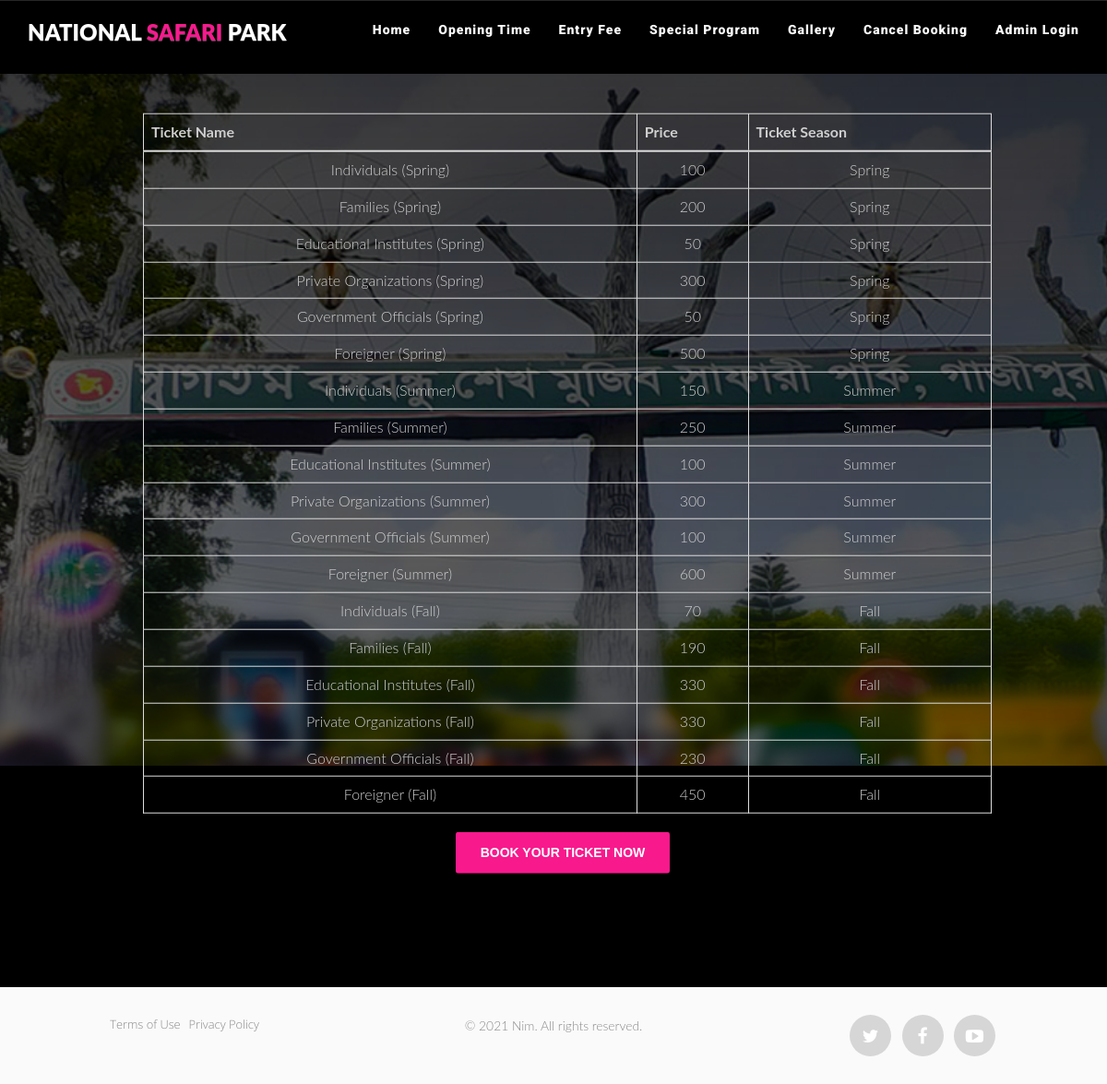
/entryFee.php, run on the app's committed database.
### tables this page shows
CREATE TABLE `ticket` (
  `ticket_id` int(11) NOT NULL AUTO_INCREMENT,
  `ticket_name` varchar(35) NOT NULL,
  `ticket_price` int(255) NOT NULL,
  `season` varchar(13) NOT NULL,
  PRIMARY KEY (`ticket_id`)
);

### entryFee.php (the view, shortened to what this page needs)
<!DOCTYPE html>
<html>
<head>
<link rel="stylesheet" type="text/css" href="library/font-awesome-4.3.0/css/font-awesome.min.css">
<link rel="stylesheet" type="text/css" href="css/animate.css">
<link rel="stylesheet" type="text/css" href="css/owl.carousel.css">
<link rel="stylesheet" type="text/css" href="css/owl.theme.css">
<link rel="stylesheet" type="text/css" href="css/magnific-popup.css">
<link rel="stylesheet" type="text/css" href="library/bootstrap/css/bootstrap-theme.min.css">
<link rel="stylesheet" type="text/css" href="library/bootstrap/css/bootstrap.css">
<link rel="stylesheet" type="text/css" href="css/style.css">
<link rel="stylesheet" type="text/css" href="css/responsive.css">
<link rel="stylesheet" type="text/css" href="css/color/rose.css">
</head>
<body>
<div class="wrapper">
<?php
include_once('includes/navbar.php');
include_once('database/easyConnection.php');
?>
<section class="main-heading" id="home">
<div class="overlay">
<div class="container">
<div class="row">
<div class="main-heading-content col-md-12 col-sm-12 text-center">
<br>
<br>
<br>
<br>
<br>
<br>
<br>
<br>
<br>
<br>
<h1 class="main-heading-title"><span class="main-element themecolor" data-elements="  Entry Ticket Price, Entry Ticket Price, Entry Ticket Price"></span></h1>
<br>
<br>
<br>
<div class="container-fluid ">
<div class="container">
<div class="col-md-1">
    </div>
	<div class="col-md-10">
        <br>
		<table id="myTable-book" class="table table-bordered table-hover" cellspacing="0" width="100%">
	    <thead>
	    <tr>
	        <th>Ticket Name</th>
			<th>Price</th>
			<th>Ticket Season</th>
	    </tr>
	    </thead>
        <tbody>
        <?php
        $query = "SELECT * FROM `ticket` ORDER BY `ticket_id` ASC";
        $tickets = mysqli_query($con,$query);
        ?>
        <?php foreach($tickets as $row): ?>
    		<tr>
                <td><?php echo $row['ticket_name']; ?></td>
    			<td><?php echo $row['ticket_price']; ?></td>
				<td><?php echo $row['season']; ?></td>
    		</tr>
        <?php endforeach; ?>
        </tbody>
    </table>
	</div>
	<div class="btn-bar">
		<a href="reserved.php" class="btn btn-custom theme_background_color">Book Your Ticket Now</a>
    </div>
</div>
</div>
</div>
</div>
</div>
</div>
</div>
<br>
<br>
<br>
<br>
<br>
<br>
<br>
<br>
<br>
<br>
</body>
<?php
include_once('includes/footer.php');
?>
</body>
</html>

### css/style.css (style rules this page uses)
* { padding: 0; margin: 0; vertical-align: baseline; }
html { -webkit-font-smoothing:antialiased; }
body,div,dl,dt,dd,ul,ol,li,h1,h2,h3,h4,h5,h6,pre,form,fieldset,p,blockquote,hr,th,td { margin:0; padding:0; }
body { color: #fff; font: normal 16px "Roboto", "Helvetica Neue", Helvetica, Arial, sans-serif; font-weight: 300; background-color: #000; overflow-x: hidden; line-height: 1.5; font-family: 'Lato', sans-serif; text-rendering: optimizeLegibility !important; -webkit-font-smoothing: antialiased !important; }
a { text-decoration: none !important; transition:all 0.3s linear; -webkit-transition:all 0.3s linear; -moz-transition:all 0.3s linear; -ms-transition:all 0.3s linear; -o-transition:all 0.3s linear; }
.wrapper { width:100%; height:100%; position:relative; }
h1, h2, h3, h4, h5, h6, .h1, .h2, .h3, .h4, .h5, .h6 { font-family: 'Roboto', sans-serif; margin: 0; }
.btn { font-size: 14px; font-family: 'Source Sans Pro', sans-serif; text-transform: uppercase; border-radius: 0; }
.btn-custom { border-radius: 3px; padding: 0.8em 1.8em; color: #fff; font-weight: 700; -webkit-transition: all .5s ease-out; -moz-transition: all .5s ease-out; transition: all .5s ease-out; text-transform: uppercase; }
.btn-bar a { margin-right: 10px; }
.main-heading { background: url(../images/main.jpg) center center no-repeat; background-size:cover; background-attachment: fixed; color: #cfcfcf; margin-top:80px; }
.overlay { background: -moz-linear-gradient(top, rgba(0,0,0,0.8) 0%, rgba(0,0,0,0.73) 17%, rgba(0,0,0,0.66) 35%, rgba(0,0,0,0.55) 62%, rgba(0,0,0,0.4) 100%); background: -webkit-gradient(linear, left top, left bottom, color-stop(0%,rgba(0,0,0,0.8)), color-stop(17%,rgba(0,0,0,0.73)), color-stop(35%,rgba(0,0,0,0.66)), color-stop(62%,rgba(0,0,0,0.55)), color-stop(100%,rgba(0,0,0,0.4))); background: -webkit-linear-gradient(top, rgba(0,0,0,0.8) 0%,rgba(0,0,0,0.73) 17%,rgba(0,0,0,0.66) 35%,rgba(0,0,0,0.55) 62%,rgba(0,0,0,0.4) 100%); background: -o-linear-gradient(top, rgba(0,0,0,0.8) 0%,rgba(0,0,0,0.73) 17%,rgba(0,0,0,0.66) 35%,rgba(0,0,0,0.55) 62%,rgba(0,0,0,0.4) 100%); background: -ms-linear-gradient(top, rgba(0,0,0,0.8) 0%,rgba(0,0,0,0.73) 17%,rgba(0,0,0,0.66) 35%,rgba(0,0,0,0.55) 62%,rgba(0,0,0,0.4) 100%); background: linear-gradient(to bottom, rgba(0,0,0,0.8) 0%,rgba(0,0,0,0.73) 17%,rgba(0,0,0,0.66) 35%,rgba(0,0,0,0.55) 62%,rgba(0,0,0,0.4) 100%); filter: progid:DXImageTransform.Microsoft.gradient( startColorstr='#cc000000', endColorstr='#66000000',GradientType=0 ); background-attachment: fixed; height:auto; height:100%; position:relative; }
.overlay > .container { padding:170px 0px; }
.main-heading >.overlay { height: 750px; }
.main-heading-content { -webkit-transform: translateY(-50%); -ms-transform: translateY(-50%); transform: translateY(-50%); position: absolute; top: 30%; left: 0; right: 0; }
.main-heading-title { font-weight: 900; color: #ffffff; text-transform: uppercase; font-size:3.5em; text-shadow: rgba(0,0,0,0.498039) 2px 2px 2px; letter-spacing: 0.02em; }
.main-heading-title span { margin-left: 6px; }

### css/color/rose.css (style rules this page uses)
.themecolor { color:#f8198d; }
.theme_background_color,#downloadbt:hover { background-color:#f8198d; }

### data on the page
ticket: ticket_name "Individuals (Spring)", ticket_price "100", season "Spring"
ticket: ticket_name "Families (Spring)", ticket_price "200", season "Spring"
ticket: ticket_name "Educational Institutes (Spring)", ticket_price "50", season "Spring"
ticket: ticket_name "Private Organizations (Spring)", ticket_price "300", season "Spring"
ticket: ticket_name "Government Officials (Spring)", ticket_price "50", season "Spring"
ticket: ticket_name "Foreigner (Spring)", ticket_price "500", season "Spring"
ticket: ticket_name "Individuals (Summer)", ticket_price "150", season "Summer"
ticket: ticket_name "Families (Summer)", ticket_price "250", season "Summer"
ticket: ticket_name "Educational Institutes (Summer)", ticket_price "100", season "Summer"
ticket: ticket_name "Private Organizations (Summer)", ticket_price "300", season "Summer"
ticket: ticket_name "Government Officials (Summer)", ticket_price "100", season "Summer"
ticket: ticket_name "Foreigner (Summer)", ticket_price "600", season "Summer"
ticket: ticket_name "Individuals (Fall)", ticket_price "70", season "Fall"
ticket: ticket_name "Families (Fall)", ticket_price "190", season "Fall"
ticket: ticket_name "Educational Institutes (Fall)", ticket_price "330", season "Fall"
ticket: ticket_name "Private Organizations (Fall)", ticket_price "330", season "Fall"
ticket: ticket_name "Government Officials (Fall)", ticket_price "230", season "Fall"
ticket: ticket_name "Foreigner (Fall)", ticket_price "450", season "Fall"
